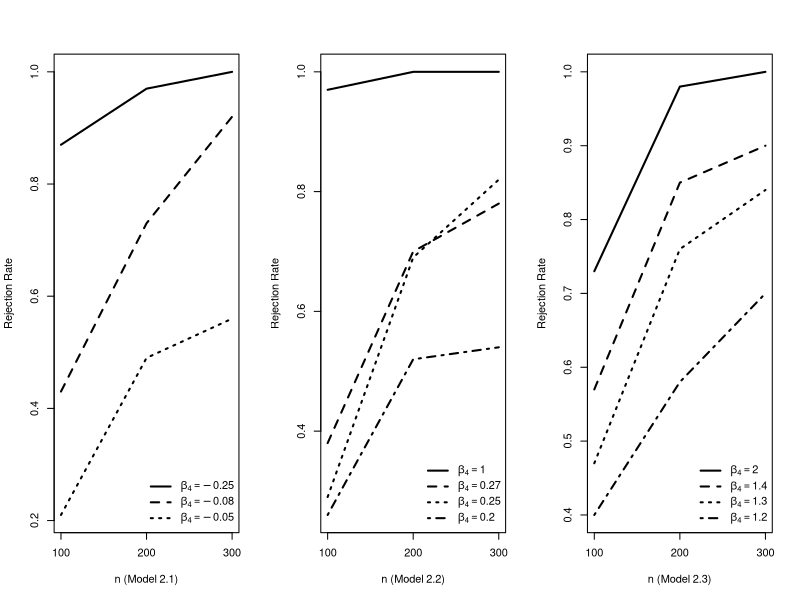

Write the R code that produced this figure.
# From the intermediate results to the entries in Figure 7.

figure7 = read.csv("InterResult//Figure7//figure7.csv", skip = 1, header = FALSE)

pfun=function(x){mean(x<=0.05)}
Pvalue=as.vector(apply(figure7,2,pfun))

# Figure 7: Powers of MCCM1 in Model 2.1, 2.2, and 2.3

postscript("results/figure7.eps", width = 12, height = 5,  
           horizontal = FALSE, paper = "special")

par(mfrow=c(1,3))

nsize=c(100,200,300)

plot(nsize,Pvalue[1:3],type="l",ylim=c(min(Pvalue[1:9]),max(Pvalue[1:9])),
     xlab="n (Model 2.1)",ylab="Rejection Rate",lty=3,lwd=2,xaxt="n")
axis(side=1,at=c(100,200,300))
lines(nsize,Pvalue[4:6],lty=2,lwd=2)
lines(nsize,Pvalue[7:9],lty=1,lwd=2)
legend("bottomright",                     # position
       legend = c(expression(beta[4] == -0.25), expression(beta[4]==-0.08),expression(beta[4]==-0.05)), # legend text
       lwd = 2,                        # line width
       lty = c(1,2,3),
       y.intersp = 1.2,
       bty = "n")   

plot(nsize,Pvalue[10:12],type="l",ylim=c(min(Pvalue[10:21]),max(Pvalue[10:21])),
     xlab="n (Model 2.2)",ylab="Rejection Rate",lty=4,lwd=2,xaxt="n")
axis(side=1,at=c(100,200,300))
lines(nsize,Pvalue[13:15],lty=3,lwd=2)
lines(nsize,Pvalue[16:18],lty=2,lwd=2)
lines(nsize,Pvalue[19:21],lty=1,lwd=2)
legend("bottomright",                     # position
       legend = c(expression(beta[4] == 1), expression(beta[4]==0.27),expression(beta[4]==0.25),expression(beta[4]==0.2)), # legend text
       lwd = 2,                        # line width
       lty = c(1,2,3,4),
       y.intersp = 1.2,
       bty = "n") 

plot(nsize,Pvalue[22:24],type="l",ylim=c(min(Pvalue[22:33]),max(Pvalue[22:33])),
     xlab="n (Model 2.3)",ylab="Rejection Rate",lty=4,lwd=2,xaxt="n")
axis(side=1,at=c(100,200,300))
lines(nsize,Pvalue[25:27],lty=3,lwd=2)
lines(nsize,Pvalue[28:30],lty=2,lwd=2)
lines(nsize,Pvalue[31:33],lty=1,lwd=2)
legend("bottomright",                     # position
       legend = c(expression(beta[4] == 2), expression(beta[4]==1.4),expression(beta[4]==1.3),expression(beta[4]==1.2)), # legend text
       lwd = 2,                        # line width
       lty = c(1,2,3,4),
       y.intersp = 1.2,
       bty = "n") 

dev.off()
